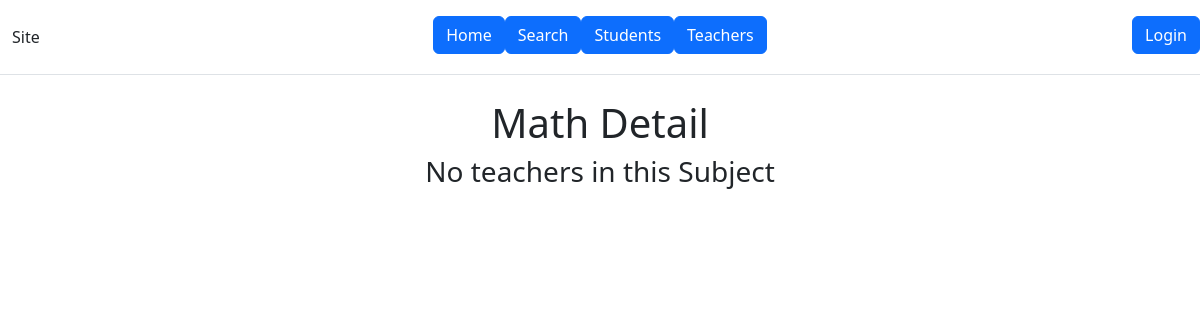
Page /subject/Math/ on the earlier database version.
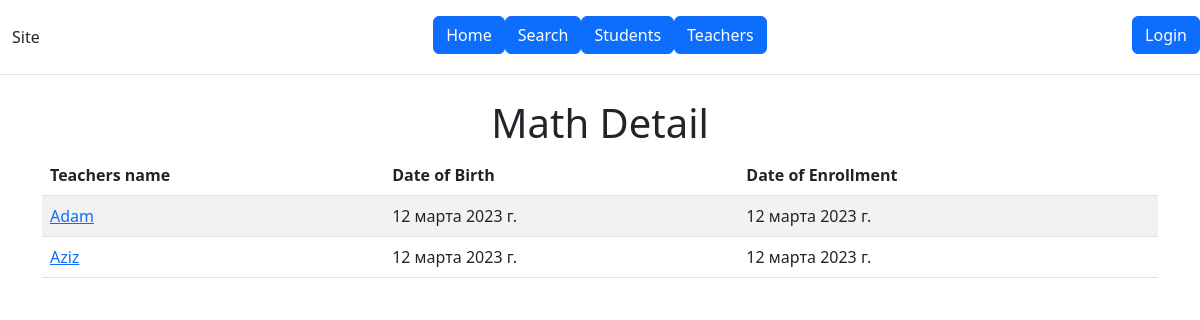
Same page on the later database version.
### main/models.py (models this page shows, shortened)
class Teacher(models.Model):
    name = models.CharField(max_length=100)
    date_of_birth = models.DateField()
    date_of_enrollment = models.DateField()
    teachSubj = models.ForeignKey('SubjectLesson', on_delete=models.CASCADE)
    gender = models.ForeignKey(Gender, on_delete=models.CASCADE)
    nation = models.ForeignKey(Nation, on_delete=models.CASCADE)
    category = models.ForeignKey(Category, on_delete=models.CASCADE, blank=True)
    work_experience = models.IntegerField(blank=True)
    admission_year = models.IntegerField()
    mail = models.CharField(max_length=50, blank=True)
    number_phone = models.CharField(max_length=20)
    number_whatsapp = models.CharField(max_length=20)
    date_certification = models.DateField(auto_now_add=True)
    address = models.CharField(max_length=100)

### main/views.py (the view)
# urls.py: path('subject/<str:name>/', views.subject_detail, name='subject_detail'),
def subject_detail(request, name):
    subject = SubjectLesson.objects.get(nameSubject=name)
    context = {'subjectName': name, 'teachers': subject.teachers.all()}
    return render(request, 'main/subject_detail.html', context)

### main/templates/main/subject_detail.html
{% extends 'main/base.html' %}
{% block content %}
  <center><h1>{{ subjectName }} Detail</h1></center>
  {% if teachers %}
    <table class="table table-striped">
      <thead>
        <tr>
          <th>Teachers name</th>
          <th>Date of Birth</th>
          <th>Date of Enrollment</th>
        </tr>
      </thead>
      <tbody>
        {% for teacher in teachers %}
        <tr>
          <td><a href="{% url 'teacher_detail' name=teacher.name %}">{{ teacher.name }}</a></td>
          <td>{{ teacher.date_of_birth }}</td>
          <td>{{ teacher.date_of_enrollment }}</td>
        </tr>
        {% endfor %}
      </tbody>
    </table>
    {% else %} <center><h3>No teachers in this Subject</h3></center>
  {% endif %}
{% endblock %}

Differences in the rows shown:
added Teacher: name "Adam", date_of_birth "12 марта 2023 г.", date_of_enrollment "12 марта 2023 г."
added Teacher: name "Aziz", date_of_birth "12 марта 2023 г.", date_of_enrollment "12 марта 2023 г."
Other differences:
text no longer shown: "No teachers in this Subject"
text now shown: "Teachers name Date of Birth Date of Enrollment"
